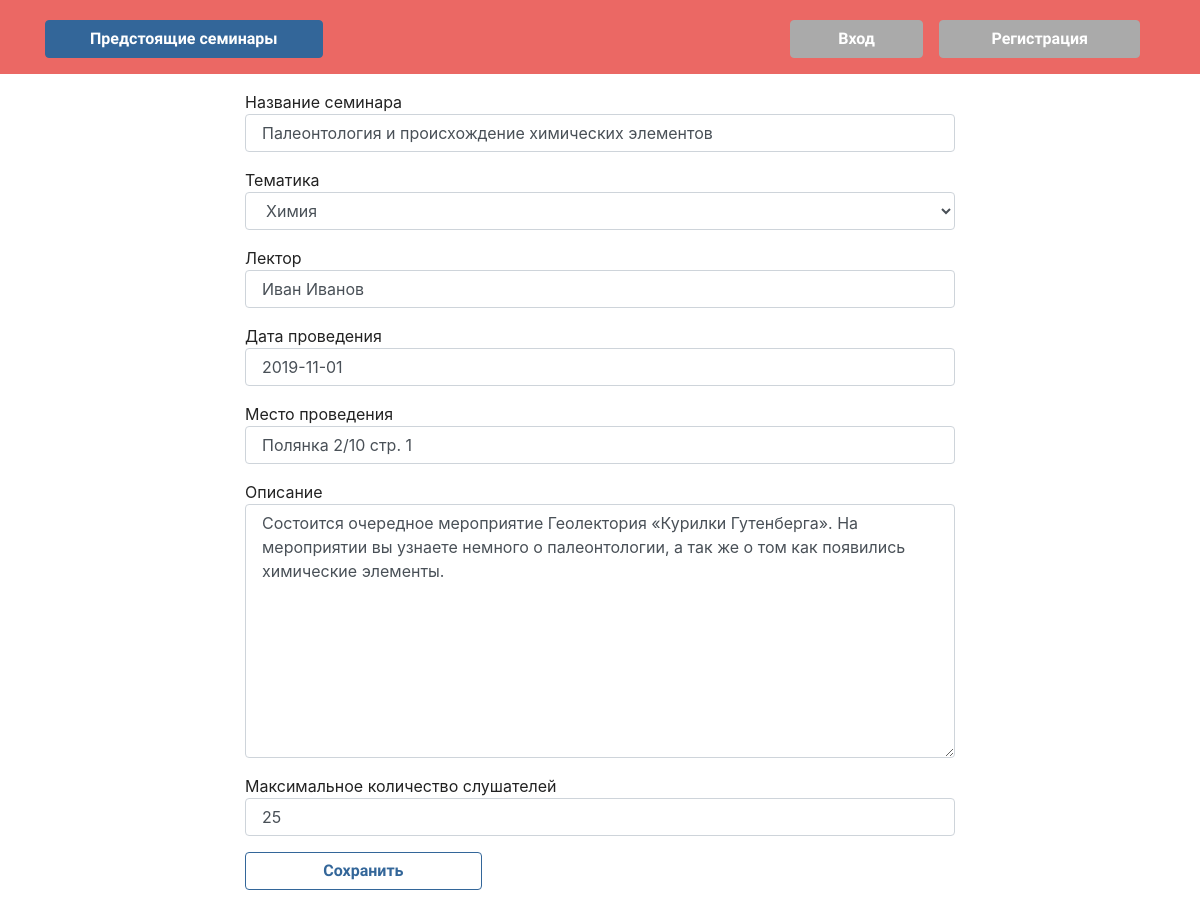
Page /science_workshop/3/update on the committed database.
### workshops_app/models.py (models this page shows, shortened)
class ScienceWorkshop(models.Model):
    title = models.CharField(max_length=100, verbose_name='Название семинара')
    description = models.CharField(max_length=500, verbose_name='Описание', default=' ')
    date_time = models.DateTimeField(verbose_name='Дата проведения')
    place = models.CharField(max_length=200, verbose_name='Место проведения')
    theme = models.ForeignKey(Theme, on_delete=models.SET_NULL, null=True, verbose_name='Тематика')
    organizer = models.ForeignKey(User, on_delete=models.SET_NULL, null=True, verbose_name='Организатор')
    speaker = models.CharField(max_length=100, verbose_name='Лектор', default=None)
    is_over = models.BooleanField(null=True)
    max_listeners = models.IntegerField(null=True, verbose_name='Максимальное количество слушателей')

### workshops_app/views.py (the view, shortened to what this page needs)
# urls.py: path('science_workshop/<str:id>/update', v.ScienceWorkshopUpdate.as_view(), name='science_workshop_update_url'),
class ScienceWorkshopUpdate(View):
    def get(self, request, id):
        science_workshop = get_object_or_404(ScienceWorkshop, id__iexact=id)
        form = ScienceWorkshopForm(instance=science_workshop)
        return render(request, 'workshop_update.html', context={'form': form})

### workshops_app/forms.py
class ScienceWorkshopForm(forms.ModelForm):
    class Meta:
        model = ScienceWorkshop
        fields = ['title','theme', 'speaker', 'date_time', 'place', 'description','max_listeners', ]
        widgets = {
            'title': forms.TextInput(attrs={'class': 'form-control'}),
            'date_time': forms.DateInput(attrs={'class': 'form-control'}),
            'place': forms.TextInput(attrs={'class': 'form-control'}),
            'theme': forms.Select(attrs={'class': 'form-control'}),
            'description': forms.Textarea(attrs={'class': 'form-control'}),
            'max_listeners': forms.TextInput(attrs={'class': 'form-control'}),
            'speaker': forms.TextInput(attrs={'class': 'form-control'})
        }

### workshops_app/models.py (called while the page is built)
    def __str__(self):
        return self.name

### templates/workshop_update.html (shortened to what this page needs)
{% extends 'base.html' %}
{% block content %}
<div class = 'd-flex justify-content-center'>
    <form method="POST" class="m-3 col-lg-8">
            {% for field in form %}
                <div class="form-group">
                    {{ field.label }}
                    {{ field }}
                </div>
            {% endfor %}
            <button type="submit" class = 'btn btn-outline-info col-lg-4'>Сохранить</button>
    </form>
</div>
{% endblock %}

### rows in the picture
ScienceWorkshop: form "Палеонтология и происхождение химических элементов" "Химия" "Иван Иванов" "2019-11-01" "Полянка 2/10 стр. 1" "Состоится очередное мероприятие Геолектория «Курилки Гутенберга». На мероприятии вы узнаете немного о палеонтологии, а так же о том как появились химические элементы." "25"

### other values in the picture
{{ field.label }} "Название семинара" "Тематика" "Лектор" "Дата проведения" "Место проведения" "Описание" "Максимальное количество слушателей"
